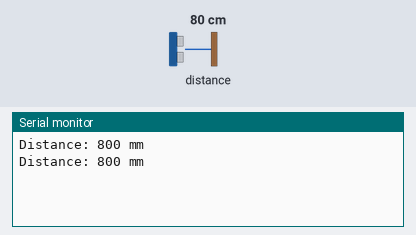
This program was run on a simulated ESP32. Shown: the last lines printed to the serial monitor. The inputs (shaded band) are chosen by the test bench; at power-on: distance to the obstacle 80 cm.

Above: at 2.8 s.
2.9 s: distance to the obstacle set to 2 cm
At 3.8 s:
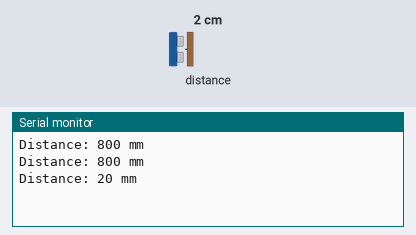
4.4 s: distance to the obstacle set to 4 cm
At 5.4 s:
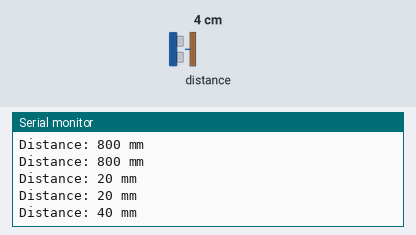
Timing chart, 0 to 7.4 s (numbered marks = the images above; inputs shaded):
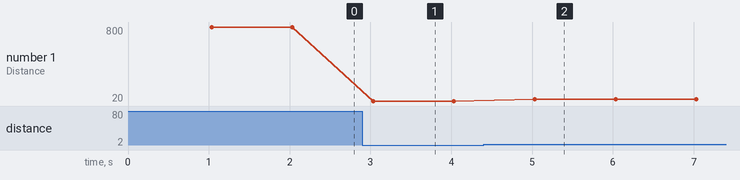

The program:

main.cpp
```cpp
#include "Arduino.h"
#include "Wire.h"
#include <VL53L0X.h>

// Define the I2C pins
#define SDA_PIN 21
#define SCL_PIN 22

// Initialize the VL53L0X sensor
VL53L0X sensor;

// Define the time interval
unsigned long previousMillis = 0;
const unsigned long interval = 1000;

void setup() {
  Wire.begin(SDA_PIN, SCL_PIN);
  Serial.begin(115200);

  // Initialize the VL53L0X sensor
  if (!sensor.init()) {
    Serial.println("Failed to initialize VL53L0X sensor!");
    while (1);
  }

  // Start continuous ranging
  sensor.startContinuous();
}


void loop(){

  unsigned long currentMillis = millis();

  if (currentMillis - previousMillis >= interval) {
    previousMillis = currentMillis;

    // Read the distance
    uint16_t distance = sensor.readRangeContinuousMillimeters();

    // Print the distance
    Serial.print("Distance: ");
    Serial.print(distance);
    Serial.println(" mm");
  }
}
```

Measured:
- after the input at 2.9 s, the serial monitor: prints a new line after 0.13 s (image 1)
- after the input at 4.4 s, the serial monitor: prints a new line after 0.63 s (image 2)
- plotted number 1: 800 → 20 after the input at 2.9 s, 20 → 40 after the input at 4.4 s
